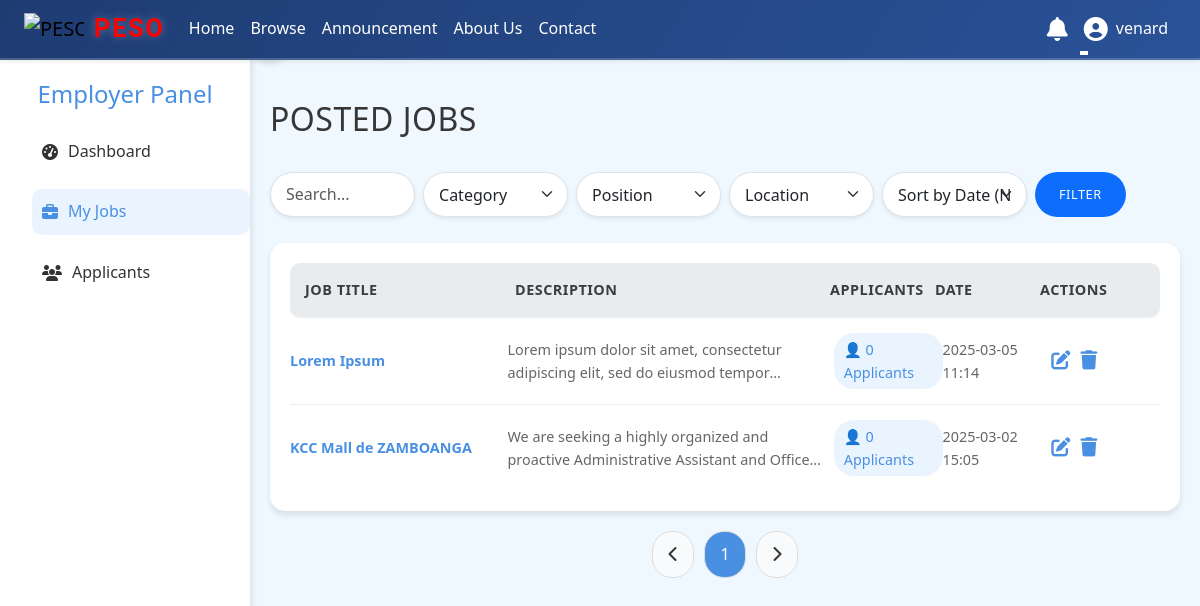
The page /employers/job_list.php (signed in) on the database its author committed.
### tables this page shows
CREATE TABLE `jobs` (
  `id` int(11) NOT NULL,
  `title` varchar(255) NOT NULL,
  `description` text NOT NULL,
  `thumbnail` varchar(255) DEFAULT NULL,
  `photo` varchar(255) DEFAULT NULL,
  `created_at` timestamp NOT NULL DEFAULT current_timestamp(),
  `category_id` int(11) NOT NULL,
  `location` varchar(255) DEFAULT NULL,
  `specific_location` varchar(255) DEFAULT NULL,
  `responsibilities` text NOT NULL,
  `requirements` text NOT NULL,
  `preferred_qualifications` text DEFAULT NULL,
  `status` enum('pending','approved','rejected') DEFAULT 'pending',
  `employer_id` int(11) NOT NULL,
  `remarks` text DEFAULT NULL
);

### employers/job_list.php (the view, shortened to what this page needs)
<?php
include '../includes/header.php';
$employer_id = $_SESSION['user_id'];
$limit = 15;
$page = isset($_GET['page']) ? (int)$_GET['page'] : 1;
$offset = ($page - 1) * $limit;
$search_filter = "";
$category_filter = "";
$position_filter = "";
$location_filter = "";
$sort = isset($_GET['sort']) ? $_GET['sort'] : 'created_at_desc';
$sort_mapping = [
    'created_at_asc' => ['column' => 'created_at', 'order' => 'ASC'],
    'created_at_desc' => ['column' => 'created_at', 'order' => 'DESC'],
    'title_asc' => ['column' => 'title', 'order' => 'ASC'],
    'title_desc' => ['column' => 'title', 'order' => 'DESC'],
    'total_applicants_asc' => ['column' => 'total_applicants', 'order' => 'ASC'],
    'total_applicants_desc' => ['column' => 'total_applicants', 'order' => 'DESC'],
];
$sort_column = $sort_mapping[$sort]['column'];
$sort_order = $sort_mapping[$sort]['order'];
$query_all_jobs = "
    SELECT DISTINCT j.*, COUNT(a.id) AS total_applicants
    FROM jobs j
    LEFT JOIN applications a ON j.id = a.job_id
    LEFT JOIN job_categories jc ON j.id = jc.job_id
    LEFT JOIN job_positions_jobs jp ON j.id = jp.job_id
    WHERE j.employer_id = $employer_id
    $search_filter
    $category_filter
    $position_filter
    $location_filter
    GROUP BY j.id
    ORDER BY $sort_column $sort_order
    LIMIT $limit OFFSET $offset
";
$result = $conn->query($query_all_jobs);
$count_query = "
    SELECT COUNT(DISTINCT j.id) AS total_jobs
    FROM jobs j
    LEFT JOIN job_categories jc ON j.id = jc.job_id
    LEFT JOIN job_positions_jobs jp ON j.id = jp.job_id
    WHERE j.employer_id = $employer_id
    $search_filter
    $category_filter
    $position_filter
    $location_filter
";
$count_result = $conn->query($count_query);
$count_data = $count_result->fetch_assoc();
$total_jobs = $count_data['total_jobs'];
$total_pages = ceil($total_jobs / $limit);
?>
<!DOCTYPE html>
<html lang="en">
<head>
    <link href="https://cdnjs.cloudflare.com/ajax/libs/font-awesome/6.4.2/css/all.min.css" rel="stylesheet">
    <link rel="stylesheet" href="/JOB/assets/job_list.css">
</head>
<body>
<div class="sidebar" id="sidebar">
    <div>
        <h2>Employer Panel</h2>
        <ul>
            <li><a href="dashboard.php"><i class="fas fa-tachometer-alt"></i> Dashboard</a></li>
            <li><a href="job_list.php" class="active"><i class="fas fa-briefcase"></i> My Jobs</a></li>
            <li><a href="user_list.php"><i class="fas fa-users"></i> Applicants</a></li>
        </ul>
    </div>
    <div class="toggle-btn" onclick="toggleSidebar()">
        <i class="fas fa-angle-right"></i>
    </div>
</div>
<main>
    <h3>Posted Jobs</h3><br>
    <form action="" method="get" class="row gx-2 gy-2 justify-content-center">
        <div class="col-lg-2 col-md-3 col-6">
            <input type="text" name="search" class="form-control form-control-m shadow-sm rounded-pill" placeholder="Search..." value="<?= isset($_GET['search']) ? htmlspecialchars($_GET['search']) : '' ?>">
        </div>
        <div class="col-lg-2 col-md-3 col-6">
            <select name="category" class="form-select form-select-m shadow-sm rounded-pill">
                <option value="">Category</option>
            </select>
        </div>
        <div class="col-lg-2 col-md-3 col-6">
            <select name="position" class="form-select form-select-m shadow-sm rounded-pill">
                <option value="">Position</option>
            </select>
        </div>
        <div class="col-lg-2 col-md-3 col-6">
            <select name="location" class="form-select form-select-m shadow-sm rounded-pill">
                <option value="">Location</option>
            </select>
        </div>
        <div class="col-lg-2 col-md-3 col-6">
            <select name="sort" class="form-select form-select-m shadow-sm rounded-pill">
                <option value="created_at_desc" <?= $sort === 'created_at_desc' ? 'selected' : '' ?>>Sort by Date (Newest First)</option>
            </select>
        </div>
        <div class="col-md-2">
            <button type="submit" style="height: 100%;" class="btn btn-primary btn-lg rounded-pill filter-button">Filter</button>
        </div>
    </form><br>
    <div class="job-list">
        <div class="job-header">
            <div>Job Title</div>
            <div>Description</div>
            <div>Applicants</div>
            <div>Date</div>
            <div>Actions</div>
        </div>
        <?php while ($row = $result->fetch_assoc()): ?>
            <div class="job-item">
                <div class="title"><?= htmlspecialchars($row['title']) ?></div>
                <div class="description"><?= htmlspecialchars($row['description']) ?></div>
                <div class="applicants" onclick="location.href='/JOB/admin/view_applicants.php?job_id=<?= $row['id'] ?>'">
                    👤 <?= $row['total_applicants'] ?> Applicants
                </div>
                <div class="date"><?= htmlspecialchars(date('Y-m-d H:i', strtotime($row['created_at']))) ?></div>
                <div class="actions">
                    <button onclick="location.href='edit_job.php?id=<?= $row['id'] ?>&source=job_list'"><i class="fas fa-edit"></i></button>
                    <button data-bs-toggle="modal" data-bs-target="#deleteJobModal" class="btn-delete" data-job-id="<?= $row['id'] ?>"><i class="fas fa-trash"></i></button>
                </div>
            </div>
        <?php endwhile; ?>
    </div>
    <div class="pagination">
        <button onclick="location.href='?page=<?= $page - 1 ?>&search=<?= $search ?>&category=<?= $_GET['category'] ?? '' ?>&position=<?= $_GET['position'] ?? '' ?>&location=<?= $_GET['location'] ?? '' ?>'" <?= $page <= 1 ? 'disabled' : '' ?>> <i class="fas fa-chevron-left"></i> </button>
        <?php for ($i = 1; $i <= $total_pages; $i++): ?>
            <button onclick="location.href='?page=<?= $i ?>&search=<?= $search ?>&category=<?= $_GET['category'] ?? '' ?>&position=<?= $_GET['position'] ?? '' ?>&location=<?= $_GET['location'] ?? '' ?>'" <?= $i === $page ? 'class="active"' : '' ?>><?= $i ?></button>
        <?php endfor; ?>
        <button onclick="location.href='?page=<?= $page + 1 ?>&search=<?= $search ?>&category=<?= $_GET['category'] ?? '' ?>&position=<?= $_GET['position'] ?? '' ?>&location=<?= $_GET['location'] ?? '' ?>'" <?= $page >= $total_pages ? 'disabled' : '' ?>> <i class="fas fa-chevron-right"></i> </button>
    </div>
</main>
</body>
</html>

### assets/header.css (style rules this page uses)
* { margin: 0; padding: 0; box-sizing: border-box; }
body { padding-top: 60px; }
.shadow-sm { box-shadow: 0 4px 6px rgba(0, 0, 0, 0.05); }
.btn { font-size: 0.8rem; padding: 0.6rem 1.5rem; border: none; border-radius: 15px; cursor: pointer; transition: all 0.3s ease; text-transform: uppercase; font-weight: 500; letter-spacing: 0.5px; }

### assets/job_list.css (style rules this page uses)
body { font-family: 'Segoe UI', Tahoma, Geneva, Verdana, sans-serif; background: #F0F8FF; color: #333; line-height: 1.6; margin-top:20px; }
main { padding-left:270px; padding-right:20px; }
.sidebar { position: fixed; top: 0; left: 0; width: 250px; height: 100vh; background: #ffffff; padding-top:80px; display: flex; flex-direction: column; justify-content: space-between; box-shadow: 2px 0 6px rgba(0, 0, 0, 0.1); transition: transform 0.3s ease-in-out; }
.sidebar h2 { font-size: 1.5rem; margin-bottom: 20px; text-align: center; color: #4a90e2; }
.sidebar ul { list-style: none; }
.sidebar ul li { margin-bottom: 15px; }
.sidebar ul li a { text-decoration: none; color: #333; font-size: 1rem; display: flex; align-items: center; gap: 10px; padding: 10px; border-radius: 10px; transition: background 0.3s, color 0.3s; }
.sidebar ul li a:hover, .sidebar ul li a.active { background: #eaf4ff; color: #4a90e2; }
.sidebar .toggle-btn { position: absolute; top: 20px; right: -40px; background: #4a90e2; width: 40px; height: 40px; border-radius: 50%; display: flex; align-items: center; justify-content: center; cursor: pointer; box-shadow: 0 4px 6px rgba(0, 0, 0, 0.1); }
.sidebar .toggle-btn i { color: #fff; font-size: 1.2rem; }
.job-list { background: #ffffff; border-radius: 15px; padding: 20px; box-shadow: 0 4px 6px rgba(0, 0, 0, 0.1); }
.job-header { display: grid; grid-template-columns: 2fr 3fr 1fr 1fr 1fr; align-items: center; border-bottom: 2px solid #eee; background-color: #e9ecef; border-radius: 10px; padding: 15px; font-weight: bold; text-transform: uppercase; letter-spacing: 0.5px; color: #000000be; font-size: 0.9rem; }
.job-item { display: grid; grid-template-columns: 2fr 3fr 1fr 1fr 1fr; align-items: center; padding: 15px 0; border-bottom: 1px solid #eee; }
.job-item:last-child { border-bottom: none; }
.job-item div { font-size: 0.9rem; color: #666; }
.job-item .title { font-weight: bold; color: #4a90e2; }
.job-item .description { overflow: hidden; text-overflow: ellipsis; display: -webkit-box; -webkit-line-clamp: 2; -webkit-box-orient: vertical; }
.job-item .applicants { display: inline-block; background: #eaf4ff; color: #4a90e2; padding: 5px 10px; border-radius: 20px; font-size: 0.9rem; cursor: pointer; transition: background 0.3s; }
.job-item .actions { display: flex; gap: 10px; }
.job-item .actions button { background: none; border: none; color: #4a90e2; font-size: 1.2rem; cursor: pointer; transition: color 0.3s; }
.pagination { display: flex; justify-content: center; gap: 10px; margin-top: 20px; }
.pagination button { padding: 10px 15px; background: #f9fafb; border: 1px solid #ddd; border-radius: 20px; color: #333; cursor: pointer; transition: background 0.3s; }
.pagination button.active { background: #4a90e2; color: #fff; }
.form-control, .form-select { height: 45px; padding: 10px 15px; font-size: 1rem; }
h3 { font-size: 2rem; color: #363636; font-weight: 500; text-transform: uppercase; letter-spacing: 0.5px; margin-top:20px; }

### rows shown on the page
jobs: title "Lorem Ipsum", description "Lorem ipsum dolor sit amet, consectetur adipiscing elit, sed do eiusmod…", total_applicants "0", created_at "2025-03-05 11:14"
jobs: title "KCC Mall de ZAMBOANGA", description "We are seeking a highly organized and proactive Administrative Assistant and…", total_applicants "0", created_at "2025-03-02 15:05"

### other values the page prints
$_SESSION['username'] "venard"
